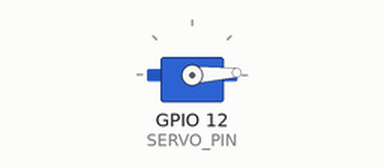
The sketch below on a simulated ESP32. Parts: servo.

Above: at 0.05 s.
At 1.3 s:
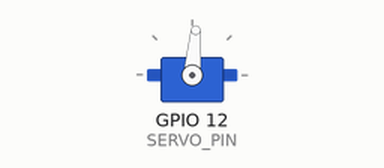
At 2.6 s:
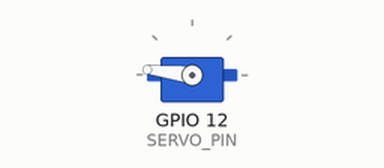
At 5.2 s:
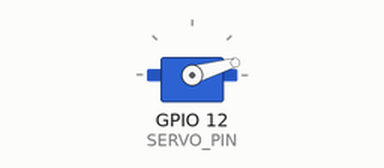
Timing chart, 0 to 7.1 s (numbered marks = the images above):
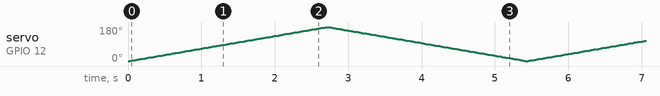

The sketch:

ESP32_ExpansionBoard_ServoSweep.ino
```cpp
//=============================================================
// File:    ESP32_ExpansionBoard_ServoSweep.ino
//
// Author:  J. Hathway 2025
//
// Description:
//     - Sweep servo motor from 0-180 degrees and back
//=============================================================

#define SERVO_PIN 12

#include <ESP32Servo.h>
Servo servo;

void setup() {
  // Attach pin to servo object
  servo.attach(SERVO_PIN);
}

void loop() {
  // 0 degrees to 180 degrees
  for (int pos = 0; pos <= 180; pos++) {
    servo.write(pos); // update servo position
    delay(15);
  }

  // 0 degrees to 180 degrees
  for (int pos = 180; pos >= 0; pos--) {
    servo.write(pos);  // update servo position
    delay(15);
  }
}
```
